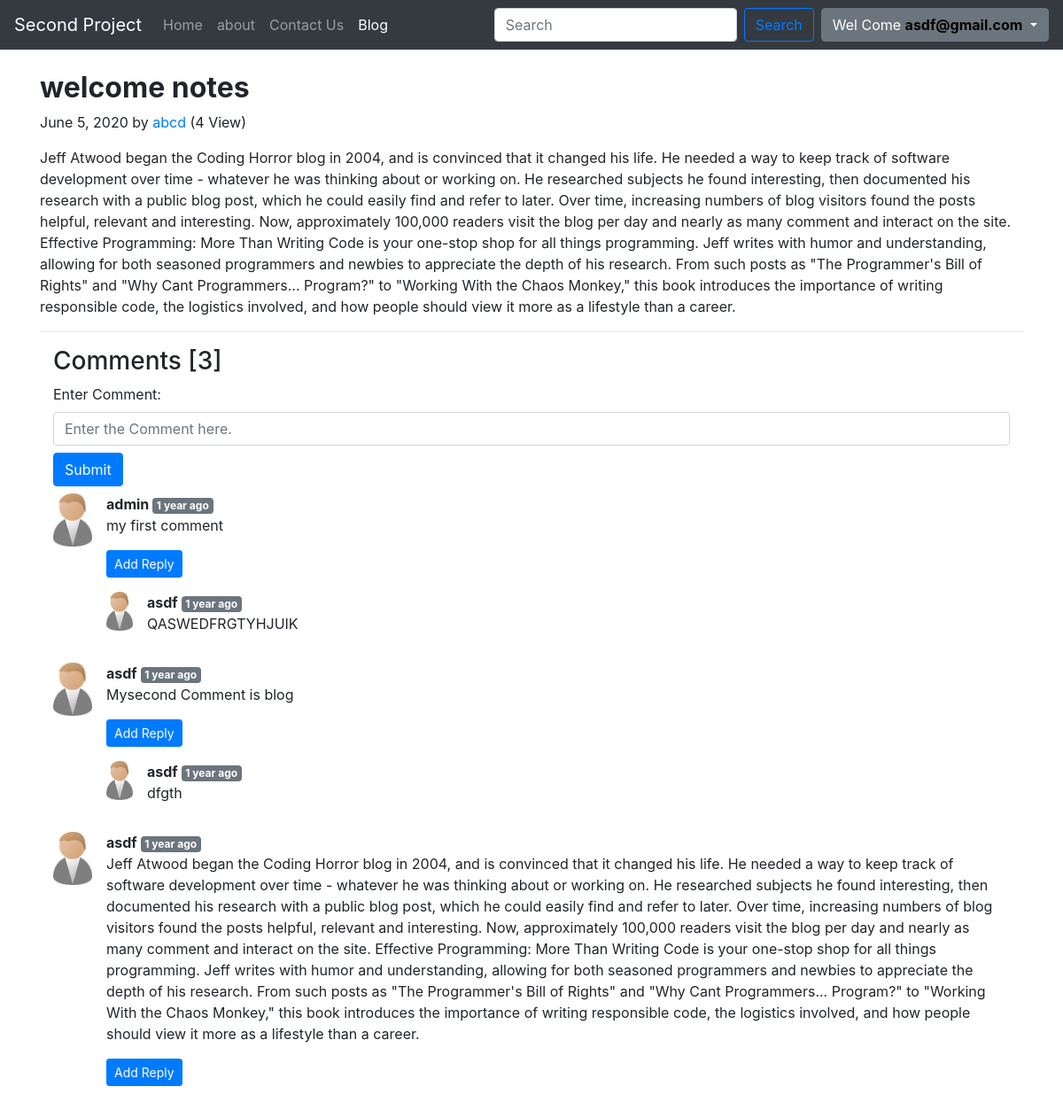
/blog/first-blog/ (signed in), run on the app's committed database.
### blog/models.py (models this page shows, shortened)
class Blog(models.Model):
	post_id = models.AutoField(primary_key=True)
	autore_name= models.CharField(max_length=100)
	title = models.CharField(max_length=250)
	desc = RichTextUploadingField()
	views = models.IntegerField(default=0)
	slug = models.CharField(max_length = 130)
	pub_date = models.DateField(blank=True)

class BlogComment(models.Model):
	sr_no= models.AutoField(primary_key = True)
	comment= models.TextField()
	user=models.ForeignKey(User,on_delete=models.CASCADE)
	post=models.ForeignKey(Blog,on_delete=models.CASCADE)
	parent = models.ForeignKey('self' , on_delete=models.CASCADE,null=True)
	timestamp=models.DateTimeField(default=now)
	def __str__(self):
		return self.comment[:10]

### blog/views.py (the view, shortened to what this page needs)
# urls.py: path('<str:slug>/', views.blogpost,name='BlogPost'),
def blogpost(request,slug):
	if request.session.has_key('username'):
		post = Blog.objects.filter(slug=slug).first()
		post.views = post.views + 1
		post.save()
		comment = BlogComment.objects.filter(post=post,parent=None)
		reply_comment = BlogComment.objects.filter(post=post).exclude(parent=None)
		replyDict = {}
		for reply in reply_comment:
			if reply.parent.sr_no not in replyDict.keys():
				replyDict[reply.parent.sr_no] =[reply]
			else:
				replyDict[reply.parent.sr_no].append(reply)
		print(replyDict)
		context = { "post" :post , "comments" : comment ,"reply_comment":replyDict, 'udata' : request.session['username']}
		return render(request , "blog/blogpost.html", context)

### blog/templatetags/extras.py (called while the page is built)
@register.filter(name='get_val')
def get_val(dict , key):
	return dict.get(key)

### templates/blog/blogpost.html (shortened to what this page needs)
{% extends 'Home/header.html' %}
{% block blogactive %} active {% endblock blogactive %}
{% load static %}
{% load humanize %}
{% load extras %}
{% block body%}
 <div class="container my-4">
 	<div class="blog-post">
        <h2 class="blog-post-title"><strong>{{ post.title }}</strong></h2>
        <p class="blog-post-meta">{{ post.pub_date }} by <a href="#">{{ post.autore_name }}</a> (<span>{{post.views}} View</span>)</p>
        <p> {{ post.desc|safe }} </p>
      </div>
      <hr>
      <div class="container">
      <h3>Comments [{{ comments|length }}]</h3>
      {% if udata %}
      	<form action="/blog/postComment" method="post"> {% csrf_token %}
      		<label for="inputPassword5">Enter Comment:</label>
			<input type="text" id="comment" name="comment" class="form-control mb-2" placeholder="Enter the Comment here.">
      		<button type="submit" class="btn btn-primary">Submit</button>
      	</form>
      {% else %}
      		<div class="container">
      			<strong>If You Want to Add Comment This Post,First Login Then Comment..</strong>
      		</div>
      		<hr>
      {% endif %}
      	{% for comment in comments %}
      		<div class="media my-2">
			  <img src="/static/img/person.jpg" class="mr-3"  style="width: 44px" alt="noimage">
			  <div class="media-body">
			  	<div class="mt-0" > <strong>{{comment.user}} </strong><span class="badge badge-secondary"> {{ comment.timestamp | naturaltime }}</span></div>
			    <p &nbsp;> {{comment.comment}}</p>
			    <div class="replay mx-0">
			    	{% if udata %}
			    	<p>
			  <button class="btn btn-primary btn-sm" type="button" data-toggle="collapse" data-target="#replybox{{comment.sr_no}}" aria-expanded="false" aria-controls="replybox{{comment.sr_no}}">
    Add Reply
  </button>
</p>
{% else %}
<p>
			  <button class="btn btn-primary btn-sm" type="button" data-toggle="collapse" data-target="#replybox{{comment.sr_no}}" aria-expanded="false" aria-controls="replybox{{comment.sr_no}}" disabled="">
    Login For Reply
  </button></p>
{% endif %}
{% for r_comment in reply_comment|get_val:comment.sr_no %}
<div class="row mx-0 my-2">
	<img src="/static/img/person.jpg" class="mr-3"  style="width: 30px;height: 44px;" alt="noimage">
			  <div class="media-body">
			  	<div class="mt-0" > <strong>{{r_comment.user}} </strong><span class="badge badge-secondary"> {{ r_comment.timestamp | naturaltime }}</span></div>
			    <p &nbsp;> {{r_comment.comment}}</p>
</div>
			    </div>
			    {% endfor %}
			  </div>
			</div>
      </div>
      	{% endfor %}
 </div>
{% endblock%}

### templates/home/header.html (shortened to what this page needs)
<!doctype html>
<html lang="en">
<head>
    <link rel="stylesheet" href="https://stackpath.bootstrapcdn.com/bootstrap/4.2.1/css/bootstrap.min.css">
</head>
<body>
    <nav class="navbar navbar-expand-lg navbar-dark bg-dark">
        <a class="navbar-brand" href="">Second Project</a>
        <div class="collapse navbar-collapse" id="navbarSupportedContent">
            <ul class="navbar-nav mr-auto">
                <li class="nav-item  {% block homeactive %} {% endblock homeactive %}">
                    <a class="nav-link" href="/">Home <span class="sr-only">(current)</span></a>
                </li>
                <li class="nav-item {% block aboutactive %} {% endblock aboutactive %} ">
                    <a class="nav-link" href="/about">about</a>
                </li>
                <li class="nav-item {% block contactactive %} {% endblock contactactive %} ">
                    <a class="nav-link" href="/contact">Contact Us</a>
                </li>
                <li class="nav-item {% block blogactive %} {% endblock blogactive %} ">
                    <a class="nav-link" href="/blog">Blog</a>
                </li>
            </ul>
            <form class="form-inline my-2 my-lg-0" method="get" action="/search">
                <input class="form-control mr-sm-2" type="search" placeholder="Search" aria-label="Search" id="search" name="search">
                <button class="btn btn-outline-primary my-2 mr-2 my-sm-0" type="submit">Search</button>
            </form>
             {% if udata %}
                <ul class="navbar-nav ">
                    <li class="nav-item dropdown">
                        <button class="btn btn-secondary dropdown-toggle" type="button" id="dropdownMenu2" data-toggle="dropdown" aria-haspopup="true" aria-expanded="false">
    Wel Come <b style="color: #000"> {{ udata }}</b>
  </button>
                    </li>
                </ul>
{% endif %}
        </div>
    </nav>
    {% block body%} {% endblock%}
</body>
</html>

### data on the page
Blog: title "welcome notes", pub_date "June 5, 2020", autore_name "abcd", views "4", desc "Jeff Atwood began the Coding Horror blog in 2004, and is convinced that it changed his life. He needed a way to keep track of software development over time - whatever he was thinking about or working on. He researched subjects he found interesting, then documented his research with a public blog post, which he could easily find and refer to later. Over time, increasing numbers of blog visitors found the posts helpful, relevant and interesting. Now, approximately 100,000 readers visit the blog per day and nearly as many comment and interact on the site. Effective Programming: More Than Writing Code is your one-stop shop for all things programming. Jeff writes with humor and understanding,…"
BlogComment: user "admin", timestamp "1 year ago", comment "my first comment"
BlogComment: user "asdf", timestamp "1 year ago", comment "QASWEDFRGTYHJUIK"
BlogComment: user "asdf", timestamp "1 year ago", comment "Mysecond Comment is blog"
BlogComment: user "asdf", timestamp "1 year ago", comment "dfgth"
BlogComment: user "asdf", timestamp "1 year ago", comment "Jeff Atwood began the Coding Horror blog in 2004, and is convinced that it changed his life. He needed a way to keep track of software development over time - whatever he was thinking about or working on. He researched subjects he found interesting, then documented his research with a public blog post, which he could easily find and refer to later. Over time, increasing numbers of blog visitors found the posts helpful, relevant and interesting. Now, approximately 100,000 readers visit the blog per day and nearly as many comment and interact on the site. Effective Programming: More Than Writing Code is your one-stop shop for all things programming. Jeff writes with humor and understanding,…"

### other printed values
{{ udata }} "asdf@gmail.com"
{{ comments|length }} "3"
